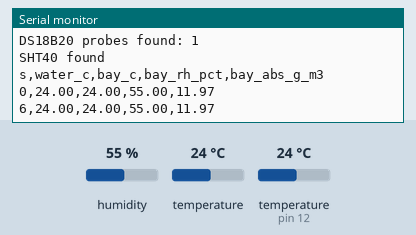
Simulated run of this sketch. Board: Arduino Uno, built with avr-gcc and run on an emulated ATmega328P. On the bench: the last lines printed to the serial monitor. The inputs (shaded band) are chosen by the test bench; at power-on: humidity 55 %, temperature (sensor on pin 12) 24 °C, temperature 24 °C.

Above: at 7.4 s.
7.5 s: humidity set to 22 %
At 13.7 s:
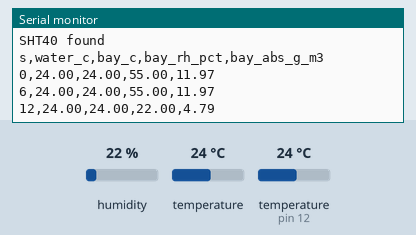
14.3 s: temperature (sensor on pin 12) set to 12 °C
At 19.8 s:
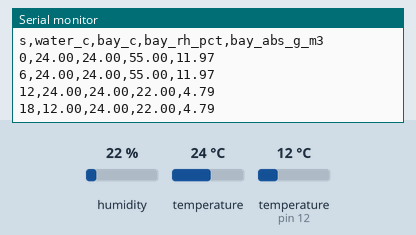
21.1 s: temperature (sensor 0) set to 12 °C
At 24.8 s:
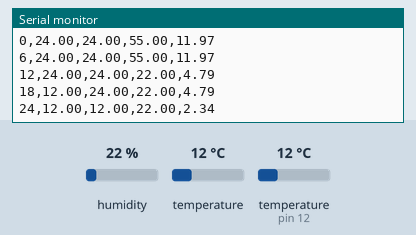
27.9 s: temperature (sensor on pin 12) set to 19 °C
At 30.9 s:
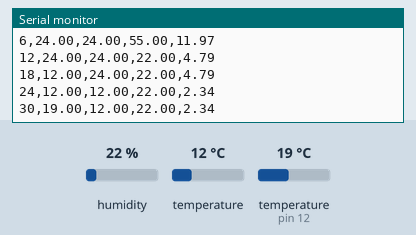
34.7 s: humidity set to 40 %
At 37.0 s:
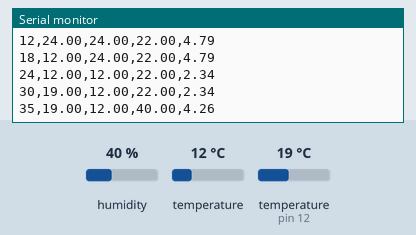
Timing chart, 0 to 38.5 s (numbered marks = the images above; inputs shaded):
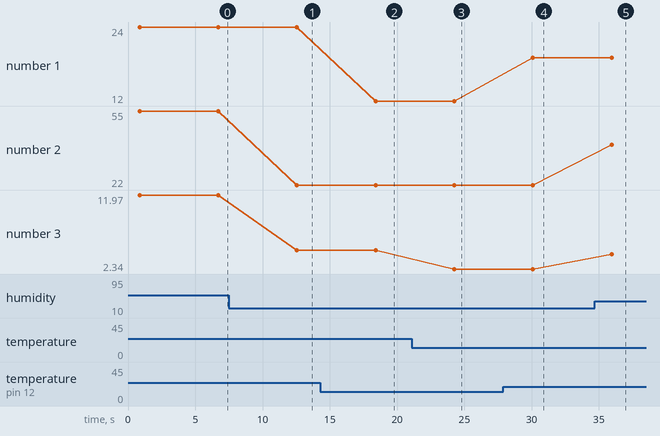

The sketch:

scout_t3b_temp_leak.ino
```cpp
// Test 3b: water temperature (DS18B20) + leak sensor (SHT40) together, printed to the laptop.
// Wiring: DS18B20 red -> 3V3, black/blue -> GND, yellow/white -> D12, 4.7 kOhm from D12 to 3V3.
//         SHT40 via STEMMA QT cable 4209 -> red 3V3, black GND, blue SDA, yellow SCL.
// Libraries: "OneWire" (Paul Stoffregen), "DallasTemperature" (Miles Burton),
// "Adafruit SHT4x" (installs "Adafruit Unified Sensor" and "Adafruit BusIO" too).
// Serial Monitor at 115200. Prints one CSV line every 5 s:
//   s,water_c,bay_c,bay_rh_pct,bay_abs_g_m3
// Either sensor can be missing: its columns read "nan" and the other keeps printing, so you can
// wire and check them one at a time.
#include <OneWire.h>
#include <DallasTemperature.h>
#include <Adafruit_SHT4x.h>
#include <math.h>

OneWire oneWire(12);
DallasTemperature probe(&oneWire);
Adafruit_SHT4x sht4;
bool shtOk = false;

// Absolute humidity in g/m^3 from temperature and RH (Magnus formula). The leak alarm uses this,
// because RH alone rises when a sealed bay cools even with no water getting in (Test 11 note).
float absHumidity(float tC, float rh) {
  return 6.112f * expf(17.67f * tC / (tC + 243.5f)) * rh * 2.1674f / (273.15f + tC);
}

void setup() {
  Serial.begin(115200);
  while (!Serial && millis() < 5000) {}

  probe.begin();
  probe.setResolution(12);
  Serial.print("DS18B20 probes found: ");
  Serial.println(probe.getDeviceCount());        // must be 1

  shtOk = sht4.begin();
  if (shtOk) {
    sht4.setPrecision(SHT4X_HIGH_PRECISION);
    sht4.setHeater(SHT4X_NO_HEATER);
    Serial.println("SHT40 found");
  } else {
    Serial.println("SHT40 NOT FOUND: check the STEMMA QT cable and SDA/SCL");
  }

  Serial.println("s,water_c,bay_c,bay_rh_pct,bay_abs_g_m3");
}

void loop() {
  probe.requestTemperatures();
  float water = probe.getTempCByIndex(0);
  if (water == DEVICE_DISCONNECTED_C) water = NAN;

  float bayC = NAN, bayRh = NAN, bayAbs = NAN;
  if (shtOk) {
    sensors_event_t rh, t;
    sht4.getEvent(&rh, &t);
    bayC = t.temperature;
    bayRh = rh.relative_humidity;
    bayAbs = absHumidity(bayC, bayRh);
  }

  Serial.print(millis() / 1000); Serial.print(',');
  Serial.print(water, 2); Serial.print(',');
  Serial.print(bayC, 2); Serial.print(',');
  Serial.print(bayRh, 2); Serial.print(',');
  Serial.println(bayAbs, 2);
  delay(5000);
}
```

Measured:
- after the input at 7.5 s, the serial monitor: prints a new line after 5.1 s (image 1)
- after the input at 14.3 s, the serial monitor: prints a new line after 4.1 s (image 2)
- after the input at 21.1 s, the serial monitor: prints a new line after 3.1 s (image 3)
- after the input at 27.9 s, the serial monitor: prints a new line after 2.2 s (image 4)
- after the input at 34.7 s, the serial monitor: prints a new line after 1.2 s (image 5)
- plotted number 1: 12 → 19 after the input at 27.9 s
- plotted number 2: 55 → 22 after the input at 7.5 s, 22 → 40 after the input at 34.7 s
- plotted number 3: 11.97 → 4.79 after the input at 7.5 s, 4.79 → 2.34 after the input at 21.1 s, 2.34 → 4.26 after the input at 34.7 s
